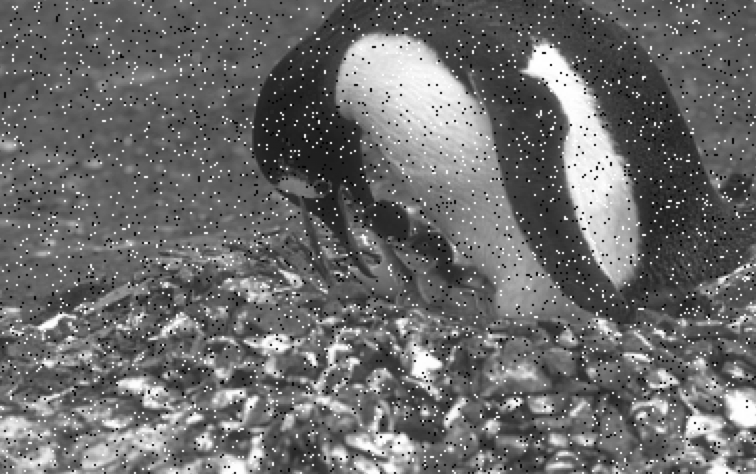
#> input picture salt3.png, 756 x 474 px
$ python 14_mAXIMUM_FILTER.PY
#> lines starting #> are read from the running program, lines starting #| are printed output that depends on the picture
import cv2
import numpy as np

# Read the image (adjust path if needed)
img = cv2.imread('salt3.png')
#> img is the input picture: shape (474, 756, 3); min 1, max 255, mean 107.4
img = cv2.cvtColor(img, cv2.COLOR_BGR2GRAY)
#> img: shape (474, 756)
img_noisy1 = cv2.resize(img, (400, 500))
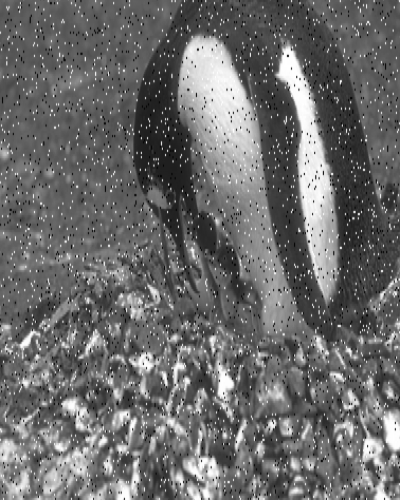
#> img_noisy1: shape (500, 400); min 4, max 255, mean 107.3

# Get image dimensions (accounting for color channels)
m, n = img_noisy1.shape  # Unpack height, width, and discard channels
#> m = 500; n = 400

# Create a new image array for the filtered result
img_new1 = np.zeros([m, n])

# Iterate through the image, applying maximum filtering
for i in range(1, m - 1):
    for j in range(1, n - 1):
        temp = [
            img_noisy1[i - 1, j - 1],
            img_noisy1[i - 1, j],
            img_noisy1[i - 1, j + 1],
            img_noisy1[i, j - 1],
            img_noisy1[i, j],
            img_noisy1[i, j + 1],
            img_noisy1[i + 1, j - 1],
            img_noisy1[i + 1, j],
            img_noisy1[i + 1, j + 1]
        ]

        temp = np.sort(temp)
        img_new1[i, j] = temp[8]  # Assign the maximum value
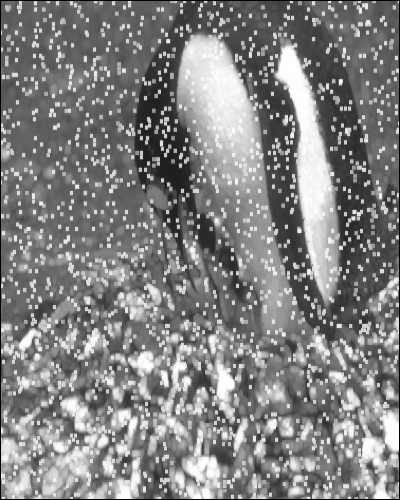
#> img_new1: shape (500, 400) float64; min 0, max 255, mean 129.3

# Convert to uint8 for display
img_new2 = img_new1.astype(np.uint8)
both_image = np.hstack([img_noisy1, img_new2])
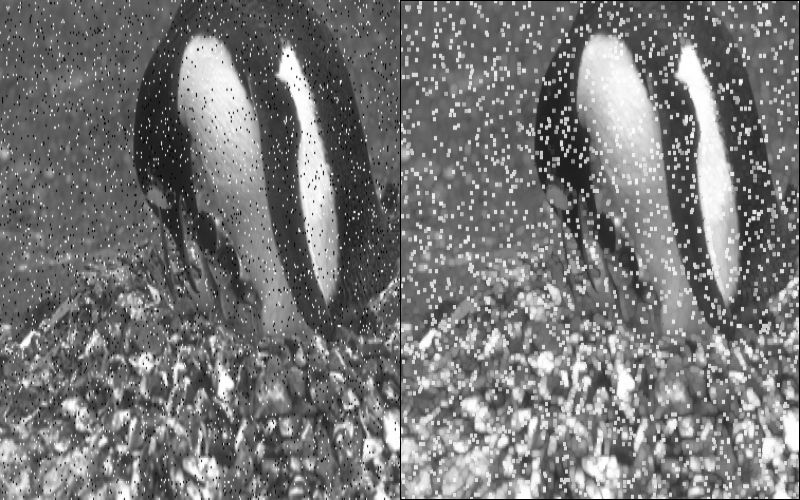
#> both_image: shape (500, 800); min 0, max 255, mean 118.3

# Display the filtered image
cv2.imshow('original and Maximum Filtered Image', both_image)
cv2.waitKey(0)
cv2.destroyAllWindows()

$ run again, with salt.png copied over salt3.png
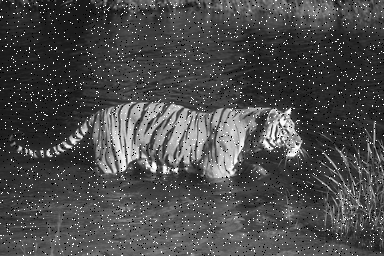
#> input picture salt.png, 384 x 256 px
#> img is the input picture: shape (256, 384, 3); min 0, max 255, mean 74.9
#> img: shape (256, 384)
#> after the loop `for i in range(1, m - 1):`:
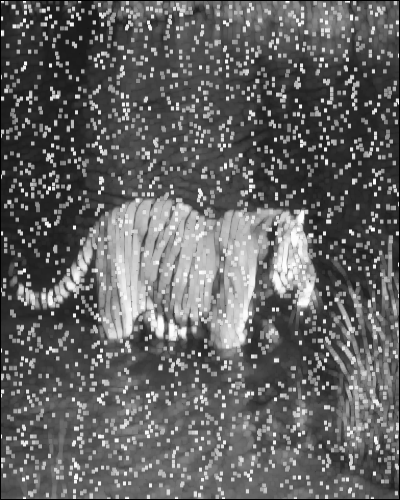
#> img_new1: shape (500, 400) float64; min 0, max 255, mean 98.3
#> `both_image = np.hstack([img_noisy1, img_new2])`:
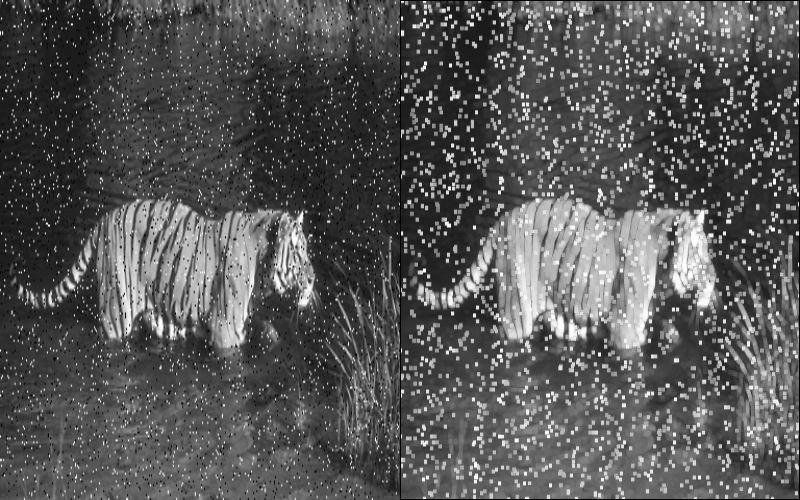
#> both_image: shape (500, 800); min 0, max 255, mean 86.5
